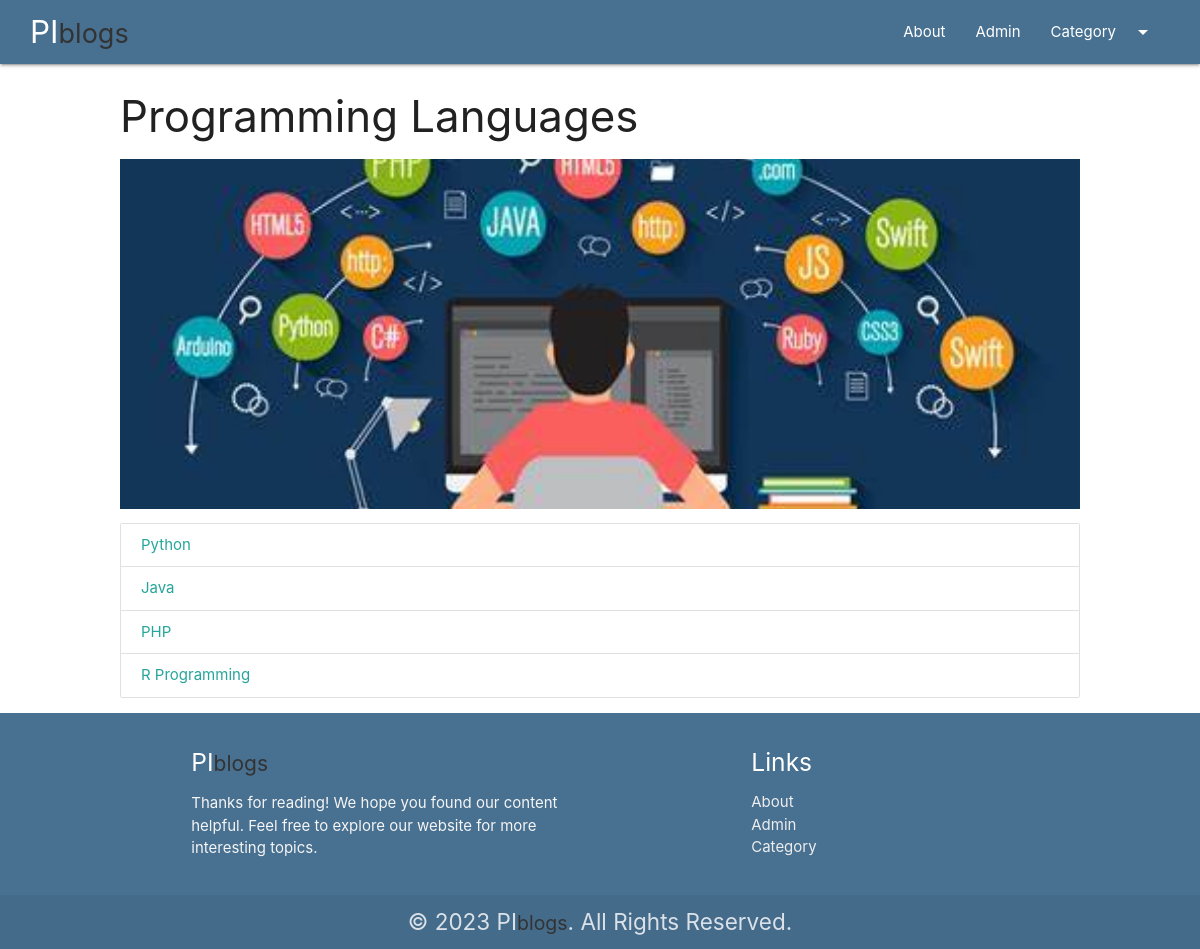
/category/programming, run on the app's committed database.
### blog/models.py (models this page shows, shortened)
class Category(models.Model):
    cat_id=models.AutoField(primary_key=True)
    title=models.CharField(max_length=100)
    description=models.TextField()
    url=models.CharField(max_length=100)
    image=models.ImageField(upload_to='categiry/')
    add_date=models.DateTimeField(auto_now_add=True, null=True)

class Post(models.Model):
    post_id=models.AutoField(primary_key=True)
    title=models.CharField(max_length=200)
    content=models.TextField()
    url=models.CharField(max_length=100)
    cat=models.ForeignKey(Category,on_delete=models.CASCADE)
    image=models.ImageField(upload_to='post/')

### blog/views.py (the view)
# urls.py: path('category/<slug:url>',category),
def category(request,url):
    cat= Category.objects.get(url=url)
    posts=Post.objects.filter(cat=cat)
    return render(request, "category.html", {'cat':cat, 'posts' : posts})

### template/category.html (shortened to what this page needs)
{%extends 'base.html'%}
{%block content%}
<div class="container-custom">
    <h3>{{cat.title}}</h3>
    <div class="img-conatiner" >
        <img src="/media/{{cat.image}}" alt="" class="responsive-img" style="max-height: 350px; width: 100%; object-fit: cover;" >
    </div>
    <div class="collection" >
        {%for p in posts%}
        <a href="/blog/{{p.url}}" class="collection-item">{{p.title}}</a>
        {% empty %}
        <h3>No post in this category..</h3>
        {%endfor%}
    </div>
</div>
{%endblock%}

### blog/static/css/style.css (style rules this page uses)
.container-custom { width: 80%; margin: auto; }

### data on the page
Category: title "Programming Languages", image (picture)
Post: title "Python"
Post: title "Java"
Post: title "PHP"
Post: title "R Programming"
